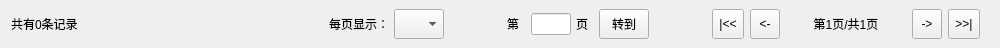
<?xml version="1.0" encoding="UTF-8"?>
<ui version="4.0">
 <class>PageNavigator</class>
 <widget class="QWidget" name="PageNavigator">
  <property name="geometry">
   <rect>
    <x>0</x>
    <y>0</y>
    <width>1000</width>
    <height>48</height>
   </rect>
  </property>
  <property name="minimumSize">
   <size>
    <width>600</width>
    <height>0</height>
   </size>
  </property>
  <property name="windowTitle">
   <string>Form</string>
  </property>
  <layout class="QHBoxLayout" name="horizontalLayout_4">
   <property name="spacing">
    <number>10</number>
   </property>
   <property name="topMargin">
    <number>0</number>
   </property>
   <property name="bottomMargin">
    <number>0</number>
   </property>
   <item>
    <widget class="QLabel" name="labelTotalRecord">
     <property name="text">
      <string>共有0条记录</string>
     </property>
    </widget>
   </item>
   <item>
    <spacer name="horizontalSpacer">
     <property name="orientation">
      <enum>Qt::Horizontal</enum>
     </property>
     <property name="sizeHint" stdset="0">
      <size>
       <width>220</width>
       <height>20</height>
      </size>
     </property>
    </spacer>
   </item>
   <item>
    <widget class="QWidget" name="widgetPageCount" native="true">
     <property name="maximumSize">
      <size>
       <width>160</width>
       <height>16777215</height>
      </size>
     </property>
     <layout class="QHBoxLayout" name="horizontalLayout_2">
      <property name="spacing">
       <number>5</number>
      </property>
      <item>
       <widget class="QLabel" name="label_2">
        <property name="text">
         <string>每页显示：</string>
        </property>
       </widget>
      </item>
      <item>
       <widget class="QComboBox" name="pagePerCount">
        <property name="minimumSize">
         <size>
          <width>50</width>
          <height>30</height>
         </size>
        </property>
        <property name="maximumSize">
         <size>
          <width>40</width>
          <height>16777215</height>
         </size>
        </property>
       </widget>
      </item>
     </layout>
    </widget>
   </item>
   <item>
    <spacer name="horizontalSpacer_2">
     <property name="orientation">
      <enum>Qt::Horizontal</enum>
     </property>
     <property name="sizeType">
      <enum>QSizePolicy::Maximum</enum>
     </property>
     <property name="sizeHint" stdset="0">
      <size>
       <width>35</width>
       <height>20</height>
      </size>
     </property>
    </spacer>
   </item>
   <item>
    <widget class="QWidget" name="widgetPageSet" native="true">
     <property name="maximumSize">
      <size>
       <width>160</width>
       <height>16777215</height>
      </size>
     </property>
     <layout class="QHBoxLayout" name="horizontalLayout">
      <property name="spacing">
       <number>5</number>
      </property>
      <item>
       <widget class="QLabel" name="label_3">
        <property name="text">
         <string>第</string>
        </property>
       </widget>
      </item>
      <item>
       <widget class="QLineEdit" name="lineEditPage">
        <property name="minimumSize">
         <size>
          <width>40</width>
          <height>0</height>
         </size>
        </property>
        <property name="maximumSize">
         <size>
          <width>40</width>
          <height>16777215</height>
         </size>
        </property>
       </widget>
      </item>
      <item>
       <widget class="QLabel" name="label_4">
        <property name="text">
         <string>页</string>
        </property>
       </widget>
      </item>
      <item>
       <widget class="QToolButton" name="tBtnSwitch">
        <property name="minimumSize">
         <size>
          <width>50</width>
          <height>30</height>
         </size>
        </property>
        <property name="text">
         <string>转到</string>
        </property>
       </widget>
      </item>
     </layout>
    </widget>
   </item>
   <item>
    <spacer name="horizontalSpacer_3">
     <property name="orientation">
      <enum>Qt::Horizontal</enum>
     </property>
     <property name="sizeType">
      <enum>QSizePolicy::Maximum</enum>
     </property>
     <property name="sizeHint" stdset="0">
      <size>
       <width>35</width>
       <height>20</height>
      </size>
     </property>
    </spacer>
   </item>
   <item>
    <widget class="QWidget" name="widgetPageScroll" native="true">
     <property name="maximumSize">
      <size>
       <width>320</width>
       <height>16777215</height>
      </size>
     </property>
     <layout class="QHBoxLayout" name="horizontalLayout_3">
      <item>
       <widget class="QToolButton" name="tBtnFirst">
        <property name="minimumSize">
         <size>
          <width>30</width>
          <height>30</height>
         </size>
        </property>
        <property name="text">
         <string>|&lt;&lt;</string>
        </property>
       </widget>
      </item>
      <item>
       <widget class="QToolButton" name="tBtnPrevious">
        <property name="minimumSize">
         <size>
          <width>30</width>
          <height>30</height>
         </size>
        </property>
        <property name="text">
         <string>&lt;-</string>
        </property>
       </widget>
      </item>
      <item>
       <widget class="QLabel" name="labelCurPage">
        <property name="minimumSize">
         <size>
          <width>120</width>
          <height>0</height>
         </size>
        </property>
        <property name="text">
         <string>第1页/共1页</string>
        </property>
        <property name="alignment">
         <set>Qt::AlignCenter</set>
        </property>
       </widget>
      </item>
      <item>
       <widget class="QToolButton" name="tBtnNext">
        <property name="minimumSize">
         <size>
          <width>30</width>
          <height>30</height>
         </size>
        </property>
        <property name="text">
         <string>-&gt;</string>
        </property>
       </widget>
      </item>
      <item>
       <widget class="QToolButton" name="tBtnLast">
        <property name="minimumSize">
         <size>
          <width>30</width>
          <height>30</height>
         </size>
        </property>
        <property name="text">
         <string>&gt;&gt;|</string>
        </property>
       </widget>
      </item>
     </layout>
    </widget>
   </item>
  </layout>
 </widget>
 <resources/>
 <connections/>
</ui>
